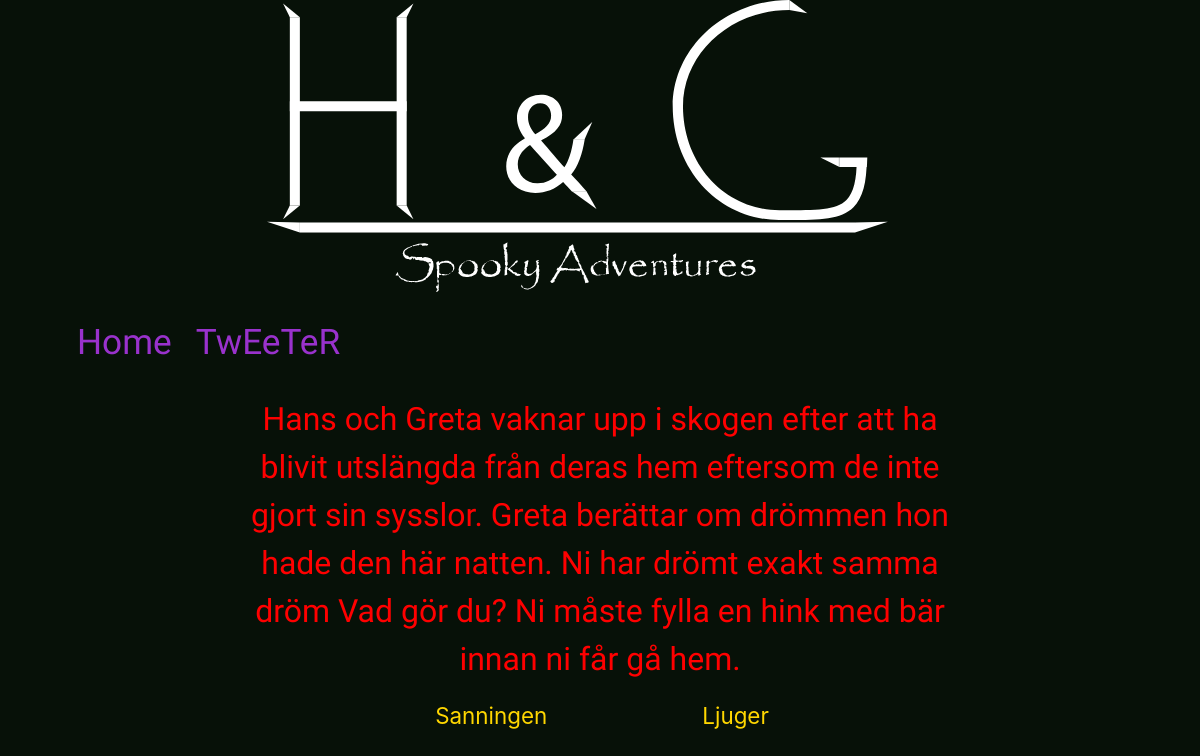
/php/index.php, run on the app's committed database.
### tables this page shows
CREATE TABLE `story` (
  `id` int(10) unsigned NOT NULL AUTO_INCREMENT,
  `body` text NOT NULL,
  PRIMARY KEY (`id`)
);

CREATE TABLE `links` (
  `id` int(10) unsigned NOT NULL AUTO_INCREMENT,
  `story_id` int(10) unsigned NOT NULL,
  `target_id` int(10) unsigned NOT NULL,
  `description` varchar(255) NOT NULL,
  PRIMARY KEY (`id`),
  KEY `story_id` (`story_id`),
  KEY `target_id` (`target_id`),
  CONSTRAINT `links_ibfk_1` FOREIGN KEY (`story_id`) REFERENCES `story` (`id`) ON DELETE CASCADE ON UPDATE CASCADE,
  CONSTRAINT `links_ibfk_2` FOREIGN KEY (`target_id`) REFERENCES `story` (`id`) ON DELETE CASCADE ON UPDATE CASCADE
);

### php/index.php (called while the page is built, shortened)
<?php
include 'include/db.php';
$filteredId = 1;
$sth = $dbh->prepare('SELECT *
                    FROM story
                    WHERE id = :filteredId');
$sth -> bindParam(':filteredId',  $filteredId);
$sth->execute();
$story = $sth->fetch(PDO::FETCH_ASSOC);
$sth = $dbh->prepare('SELECT * FROM links
                    WHERE story_id = :filteredId');
$sth -> bindParam(':filteredId' , $filteredId);
$sth->execute();
$links = $sth->fetchAll(PDO::FETCH_ASSOC);
include 'views/index_layout.php';
?>

### php/views/includes/main.php (the view)
<main>
        <p>
            <?= $story['body'] ?>
        </p>
        <ul>
            <?php foreach ($links as $link) : ?>
                <li>
                    <a href="?id=<?= $link['target_id'] ?>">
                        <?= $link['description'] ?>
                    </a>
                </li>
            <?php endforeach ?>
        </ul>
    </main>

### php/views/includes/head.php (shortened to what this page needs)
<!DOCTYPE html>
<html lang="en">
<head>
    <link rel="stylesheet" href="https://stackpath.bootstrapcdn.com/bootstrap/4.3.1/css/bootstrap.min.css">
    <link rel="stylesheet" href="css/style.css">
</head>
<body>

### php/views/index_layout.php
<?php include 'includes/head.php'; ?>
    <img src="../img/logga.svg" class="img-fluid rounded mx-auto d-block" alt="Responsive image">
   <?php include 'includes/navbar.php';?>
   <?php include 'includes/main.php' ?>
   <?php include 'includes/foot.php';?>

### php/views/includes/navbar.php (shortened to what this page needs)
<div class="container">
    <nav class="navbar navbar-expand-lg bg-black">
        <a class="nav-link" href="?id=1">Home</a>
        <div class="collapse navbar-collapse" id="navbarSupportedContent">
            <ul class="navbar-nav mr-auto">
                <a class="nav-link" href="../../wsp1-tweet">TwEeTeR</a>
            </ul>
        </div>
    </nav>
</div>

### php/views/includes/foot.php (shortened to what this page needs)
</body>
</html>

### php/css/style.css (style rules this page uses)
body { background-color: #071108; font-size: 16px; }
main { width: 60%; margin: 0 auto; margin-top: 10px; }
ul { list-style: none; display: flex; justify-content: space-evenly; margin-right: 5%; }
a { text-decoration: none; color: gold; font-size: 1.4em; }
p { color: red; font-size: 2em; text-align: center; font-family: 'Philosopher', sans-serif; }
img { filter: invert(100%); max-width: 400px; max-height: 300px; }
.nav-link { font-family: 'Montserrat Alternates', sans-serif; font-size: 2.2em; color: #9932cc; }
li { color: #29274c ; }

### data on the page
story: body "Hans och Greta vaknar upp i skogen efter att ha blivit utslängda från deras hem eftersom de inte gjort sin sysslor. Greta berättar om drömmen hon hade den här natten. Ni har drömt exakt samma dröm Vad gör du? Ni måste fylla en hink med bär innan ni får gå hem."
links: description "Sanningen"
links: description "Ljuger"
